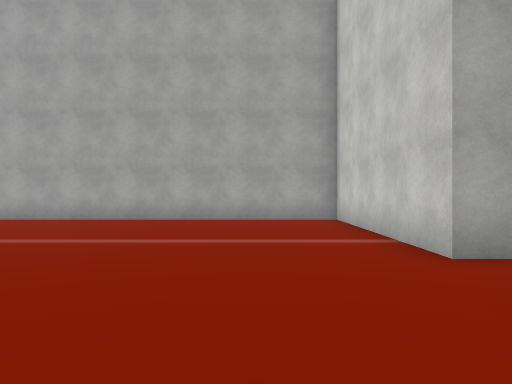
view 1 (above)

19 first-person views from a walk through a scene from a Unity 3-D project. The camera is 1.5 m above the floor, looks level and sees 70° across. The floor is counted in squares, 2 m on a side. Each view is taken from the middle of a square. On the plan, view 1 faces up. The plan holds only what a view shows up to about 11 squares ahead; the rest is blank. The place goes on beyond the plan. The player character is not drawn. Some surface patterns are stand-ins.

view 2
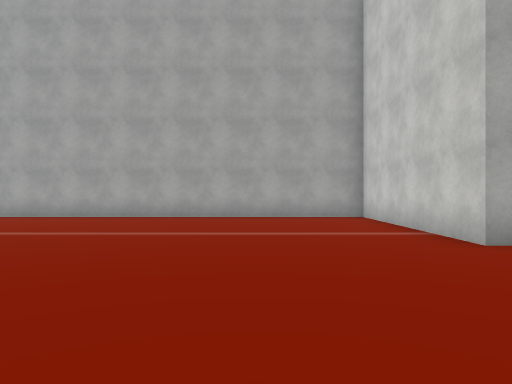

view 3
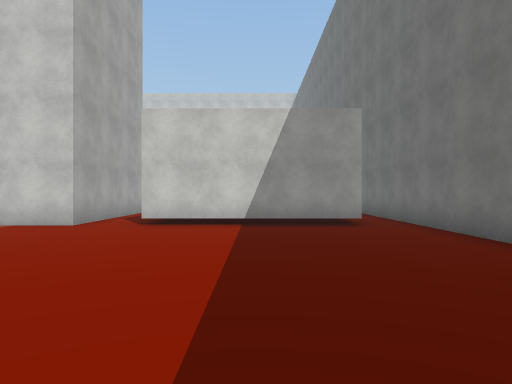

view 4
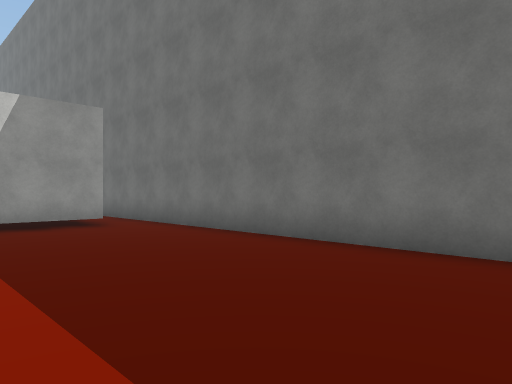

view 5
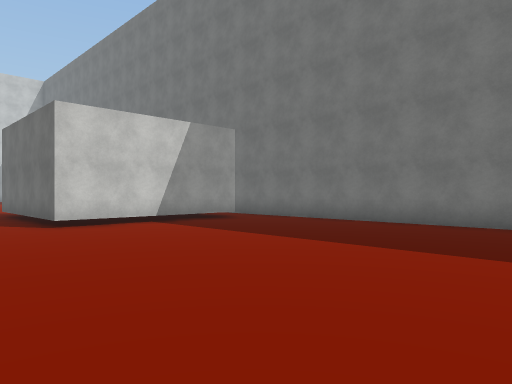

view 6
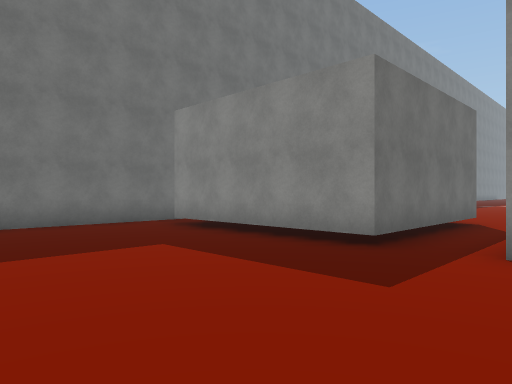

view 7
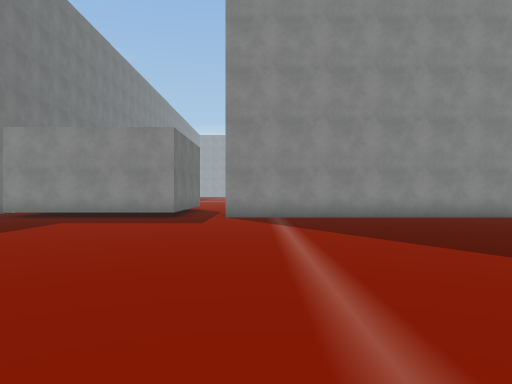

view 8
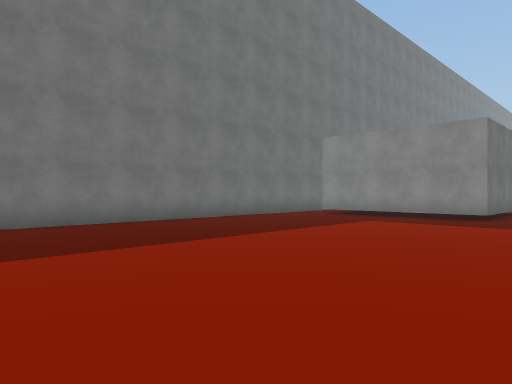

view 9
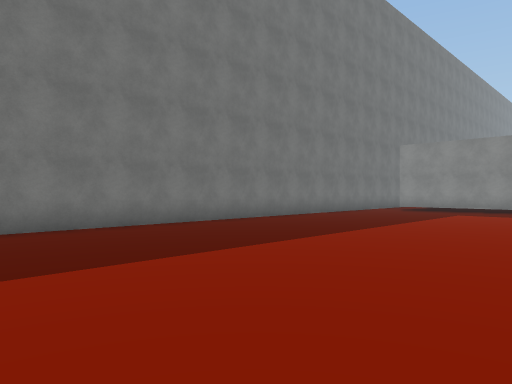

view 10
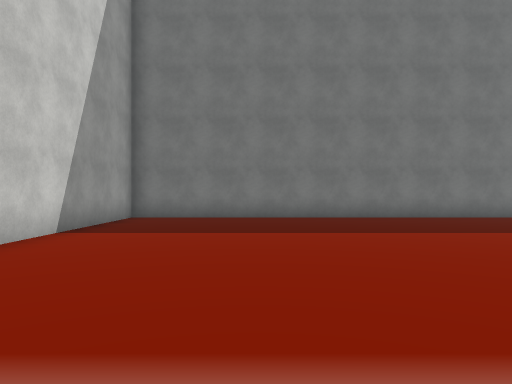

view 11
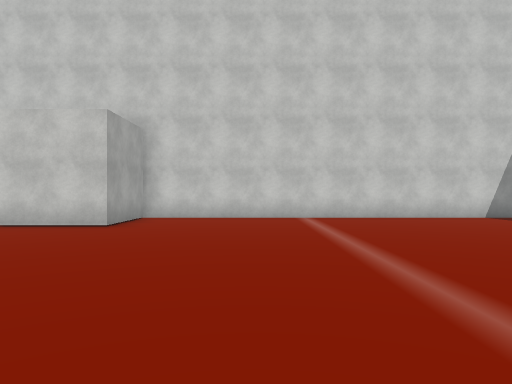

view 12
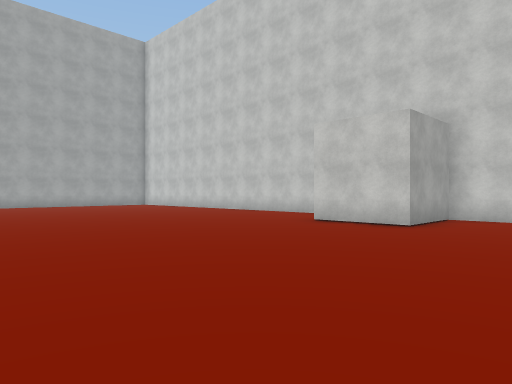

view 13
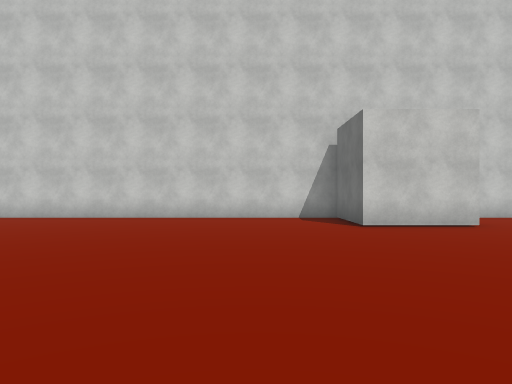

view 14
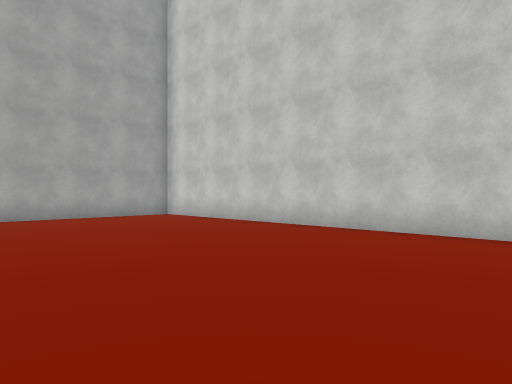

view 15
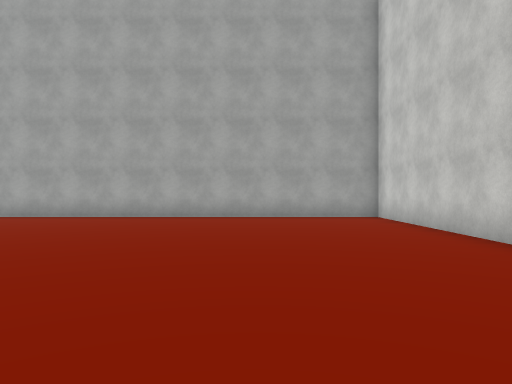

view 16
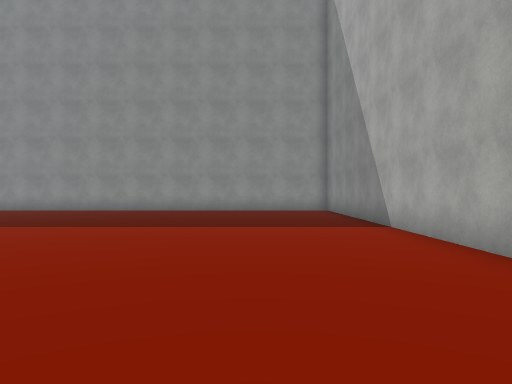

view 17
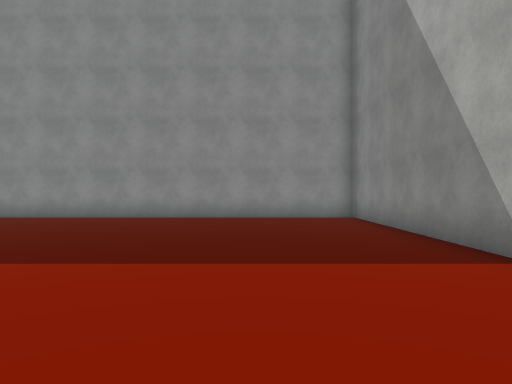

view 18
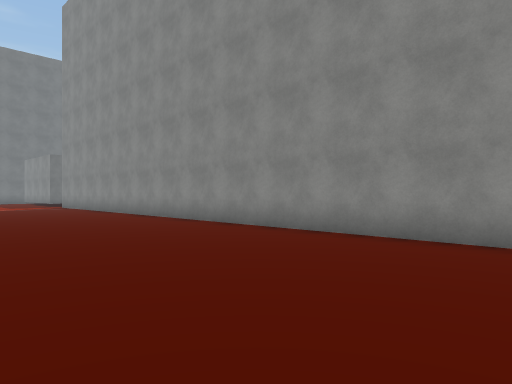

view 19
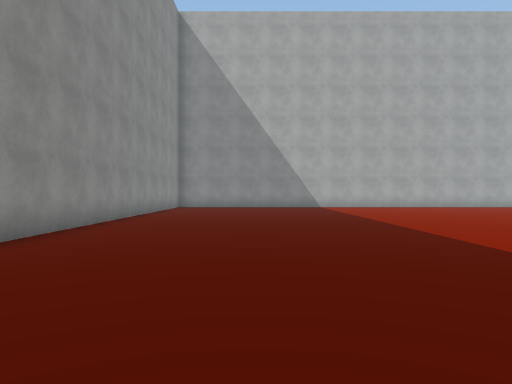

### Floor plan
Points are (right, up) in squares from view 1. A wall is a line through its corners. A room is listed if a view was taken in it or the views show most of it. See-through windows are left out.
Room 1 (views 1, 2, 3, 4, 5)
walls: (2.3, 4.1) (2.3, 9.9) (-6.5, 9.9); (2.3, -2.5) (2.3, 2.6); (-5.2, -3.7) (2.5, -3.7)
ways out: opening at (3, -3) to room 2; opening at (3, 3) to room 2
Room 2 (views 6, 7, 8, 9, 10, 11, 12, 13, 14, 15, 16, 17, 18, 19)
walls: (26.4, 10.2) (23.9, 10.2) (23.9, 12.7) (26.2, 12.7); (26.7, 12.6) (26.7, 26.9) (7.2, 26.9) (7.2, 4); (5, 4.1) (2.3, 4.1); (2.3, 2.6) (7.2, 2.6) (7.2, -2.5); (2.5, -3.7) (26.7, -3.7) (26.7, 10.4)
ways out: opening at (3, -3) to room 1; opening at (3, 3) to room 1

Positions as (right, up) in squares from view 1, and headings:
1: (0, 0), facing up
2: (-1, -1), facing up
3: (-6, 0), facing right
4: (-6, 1), facing down-right
5: (-6, 5), facing down-right
6: (12, 5), facing down-left
7: (18, 5), facing left
8: (18, 5), facing down-left
9: (22, 4), facing down-left
10: (23, 7), facing down
11: (16, 7), facing right
12: (16, 7), facing up-right
13: (16, 15), facing right
14: (20, 16), facing up-right
15: (23, 16), facing up
16: (22, 24), facing left
17: (18, 24), facing left
18: (13, 23), facing down-left
19: (11, 9), facing up
